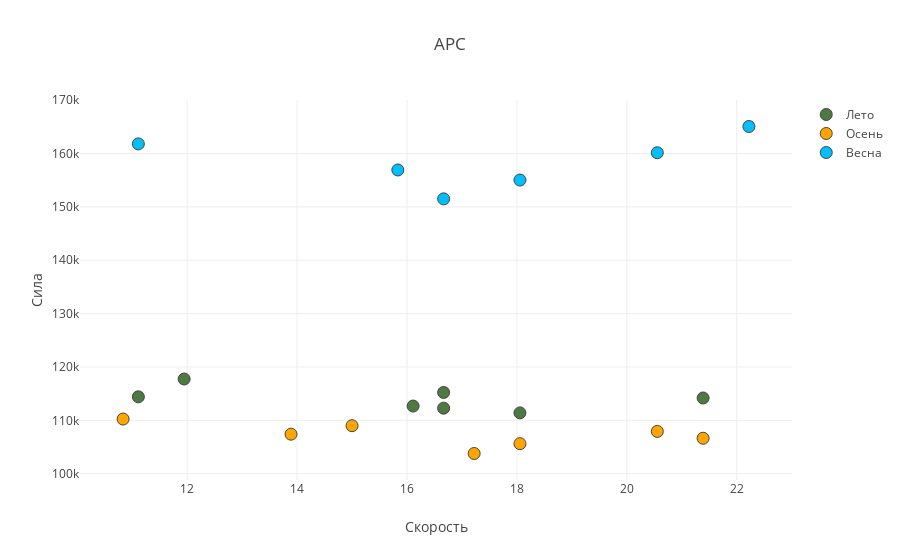
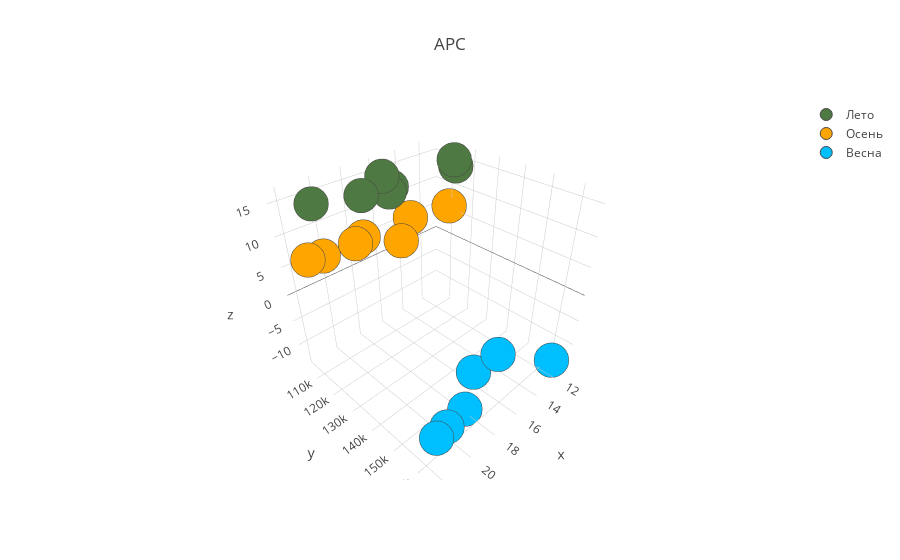

Here is the notebook cell these charts were saved with, in order:
### Markdown cell above
## Визуализация данных для боковых сил

### Code cell
df_tmp = df_ars_23_0

trace_summer = go.Scatter(
    x=df_tmp.loc[df_tmp.summer == 1].speed,
    y=df_tmp.loc[df_tmp.summer == 1].vertical_force_mean,
    mode='markers',
    name='Лето',
    marker = dict(
        size = 12,
        color = '#4F7942',
        line = dict(
            width = 1,
        )
    )
)

trace_fall = go.Scatter(
    x=df_tmp.loc[df_tmp.fall == 1].speed,
    y=df_tmp.loc[df_tmp.fall == 1].vertical_force_mean,
    mode='markers',
    name='Осень',
    marker = dict(
        size = 12,
        color = '#FFA500',
        line = dict(
            width = 1,
        )
    )
)

trace_spring = go.Scatter(
    x=df_tmp.loc[df_tmp.spring == 1].speed,
    y=df_tmp.loc[df_tmp.spring == 1].vertical_force_mean,
    mode='markers',
    name='Весна',
    marker = dict(
        size = 12,
        color = '#00BFFF',
        line = dict(
            width = 1,
        )
    )
)

data = [trace_summer, trace_fall, trace_spring]

layout = dict(title = 'АРС',
              yaxis = dict(title='Сила'),
              xaxis = dict(title='Скорость'))

fig = dict(data=data, layout=layout)
iplot(fig)


trace_summer = go.Scatter3d(
    x=df_tmp.loc[df_tmp.summer == 1].speed,
    y=df_tmp.loc[df_tmp.summer == 1].vertical_force_mean,
    z=df_tmp.loc[df_tmp.summer == 1].temperature,
    mode='markers',
    name='Лето',
    marker = dict(
        size = 12,
        color = '#4F7942',
        line = dict(
            width = 1,
        )
    )
)

trace_fall = go.Scatter3d(
    x=df_tmp.loc[df_tmp.fall == 1].speed,
    y=df_tmp.loc[df_tmp.fall == 1].vertical_force_mean,
    z=df_tmp.loc[df_tmp.fall == 1].temperature,
    mode='markers',
    name='Осень',
    marker = dict(
        size = 12,
        color = '#FFA500',
        line = dict(
            width = 1,
        )
    )
)

trace_spring = go.Scatter3d(
    x=df_tmp.loc[df_tmp.spring == 1].speed,
    y=df_tmp.loc[df_tmp.spring == 1].vertical_force_mean,
    z=df_tmp.loc[df_tmp.spring == 1].temperature,
    mode='markers',
    name='Весна',
    marker = dict(
        size = 12,
        color = '#00BFFF',
        line = dict(
            width = 1,
        )
    )
)

data = [trace_summer, trace_fall, trace_spring]

layout = dict(title = 'АРС',
              yaxis = dict(title='Сила'),
              xaxis = dict(title='Скорость'))

fig = dict(data=data, layout=layout)
iplot(fig)

### Figure 1 — Plotly figure (JSON) as saved in the notebook; plotly's stock layout.template omitted (floating-point values rounded to 4 significant figures)
{"data": [{"marker": {"color": "#4F7942", "line": {"width": 1}, "size": 12}, "mode": "markers", "name": "Лето", "type": "scatter", "x": [11.11, 16.11, 16.67, 18.06, 11.94, 16.67, 21.39], "y": [114405, 112677, 115200.0, 111397, 117745, 112281, 114200.0]}, {"marker": {"color": "#FFA500", "line": {"width": 1}, "size": 12}, "mode": "markers", "name": "Осень", "type": "scatter", "x": [10.83, 13.89, 20.56, 21.39, 15, 17.22, 18.06], "y": [110241, 107406, 107900.0, 106600.0, 108995, 103800.0, 105600.0]}, {"marker": {"color": "#00BFFF", "line": {"width": 1}, "size": 12}, "mode": "markers", "name": "Весна", "type": "scatter", "x": [11.11, 18.06, 15.83, 22.22, 16.67, 20.56], "y": [161811, 155037, 156920, 165100.0, 151505, 160200.0]}], "layout": {"title": "АРС", "xaxis": {"title": "Скорость"}, "yaxis": {"title": "Сила"}}}

### Figure 2 — Plotly figure (JSON) as saved in the notebook; plotly's stock layout.template omitted (floating-point values rounded to 4 significant figures)
{"data": [{"marker": {"color": "#4F7942", "line": {"width": 1}, "size": 12}, "mode": "markers", "name": "Лето", "type": "scatter3d", "x": [11.11, 16.11, 16.67, 18.06, 11.94, 16.67, 21.39], "y": [114405, 112677, 115200.0, 111397, 117745, 112281, 114200.0], "z": [14, 14, 14, 14, 16, 16, 16]}, {"marker": {"color": "#FFA500", "line": {"width": 1}, "size": 12}, "mode": "markers", "name": "Осень", "type": "scatter3d", "x": [10.83, 13.89, 20.56, 21.39, 15, 17.22, 18.06], "y": [110241, 107406, 107900.0, 106600.0, 108995, 103800.0, 105600.0], "z": [6, 6, 6, 6, 3, 5, 5]}, {"marker": {"color": "#00BFFF", "line": {"width": 1}, "size": 12}, "mode": "markers", "name": "Весна", "type": "scatter3d", "x": [11.11, 18.06, 15.83, 22.22, 16.67, 20.56], "y": [161811, 155037, 156920, 165100.0, 151505, 160200.0], "z": [-14, -14, -6, -6, -10, -10]}], "layout": {"title": "АРС", "xaxis": {"title": "Скорость"}, "yaxis": {"title": "Сила"}}}
